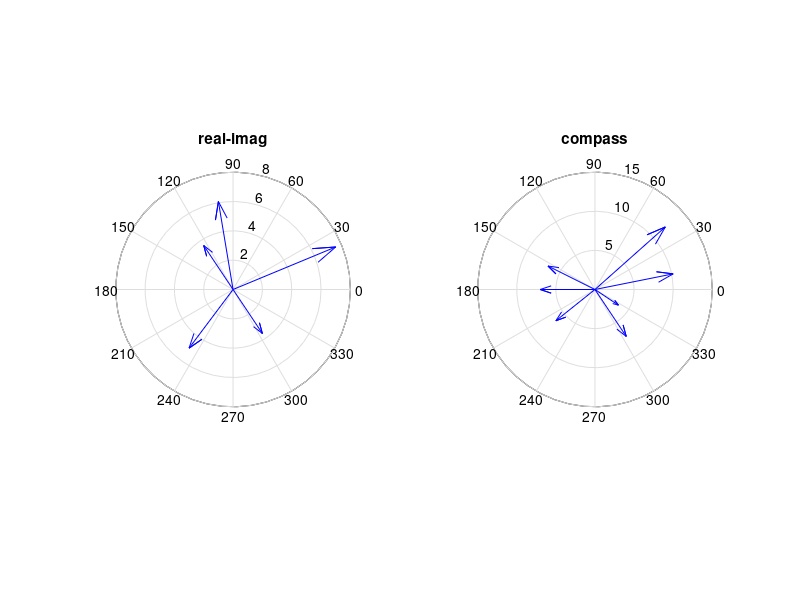

Write MATLAB code to recreate this figure.
% compass
z=[7+2.9i,2-3i,-1+6i,-3-4i,-2+3i];
subplot(1,2,1);
compass(z);
title('real-imag');
subplot(1,2,2);
x=[3 -5 10 -6 4 9 -7];
y=[-2 -4 2 3 -6 8 0];
compass(x,y);
title('compass');
